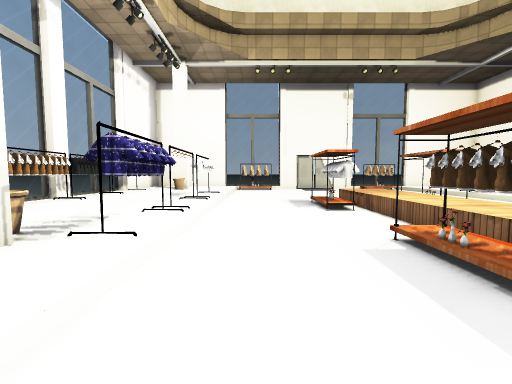
view 1 (above)

23 first-person views from a walk through a 3-D level made in the Unity game engine. The camera is 1.2 m above the floor, tilts 4° down and sees 90° across. The floor is counted in squares, 1 m on a side. Each view is taken from the middle of a square. On the plan, view 1 faces up. The plan holds only what a view shows up to about 12 squares ahead; the rest is blank. The place goes on beyond the plan. The player character is not drawn. Door leaves are left out, so doorways stand open. Some surface patterns are stand-ins.

view 2
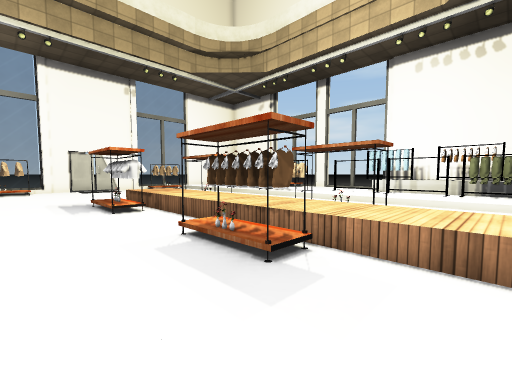

view 3
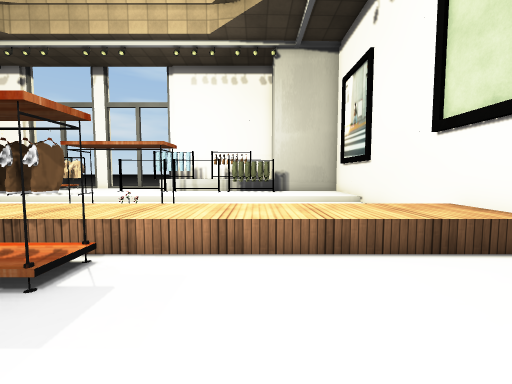

view 4
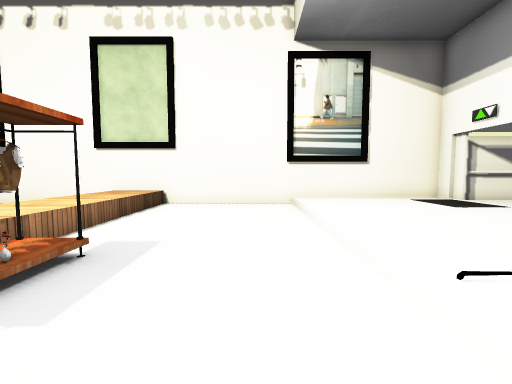

view 5
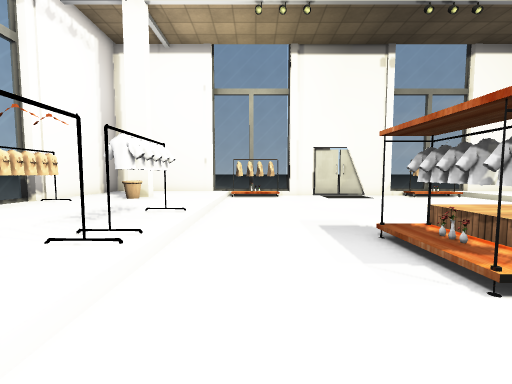

view 6
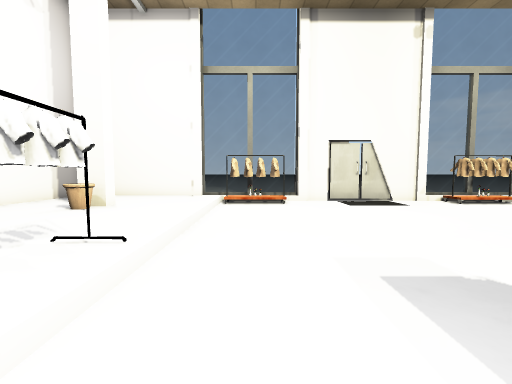

view 7
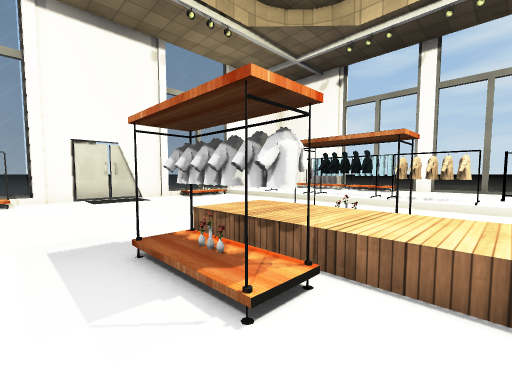

view 8
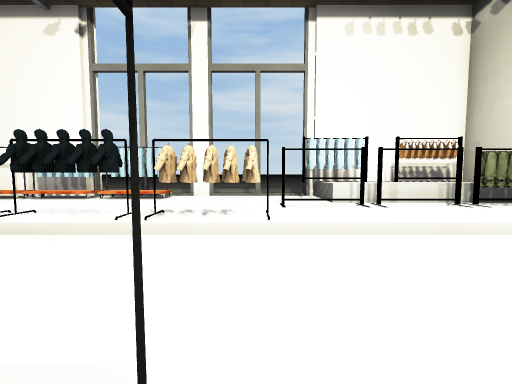

view 9
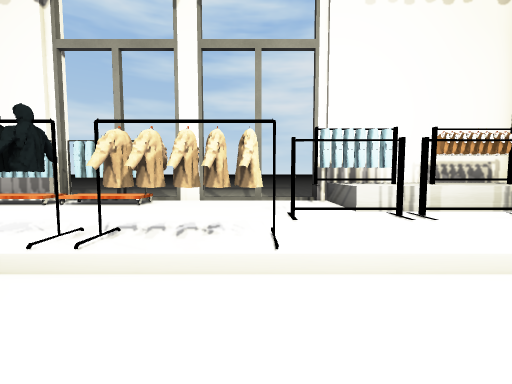

view 10
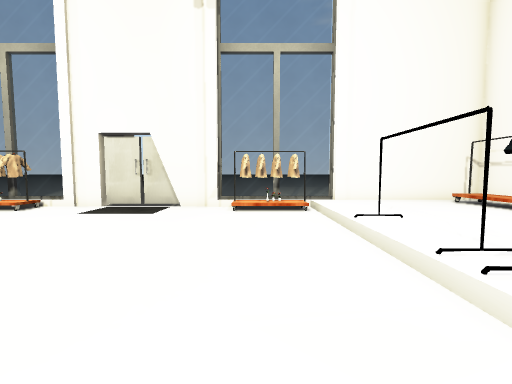

view 11
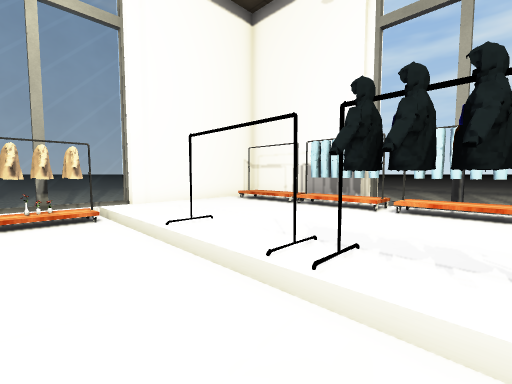

view 12
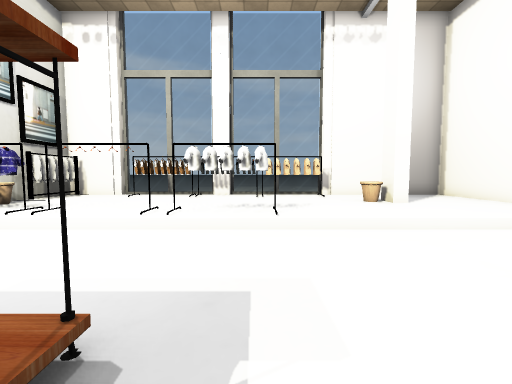

view 13
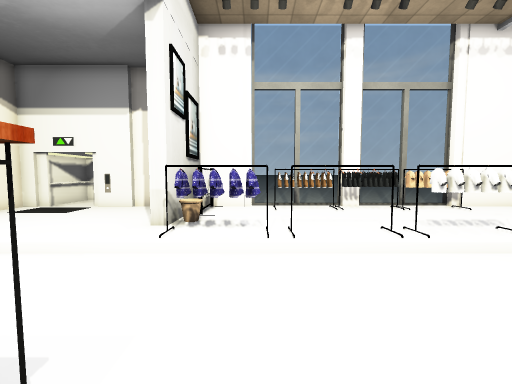

view 14
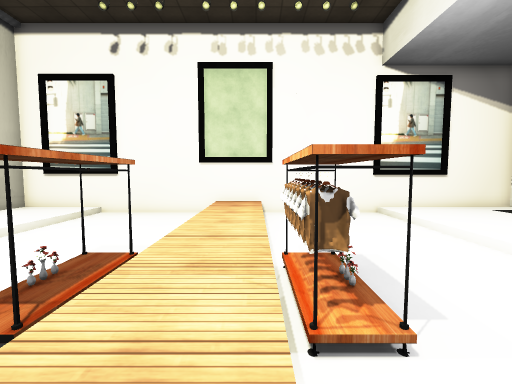

view 15
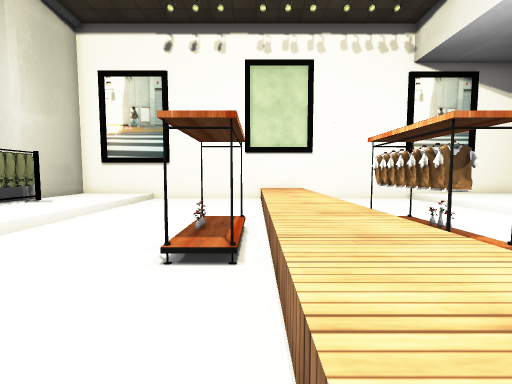

view 16
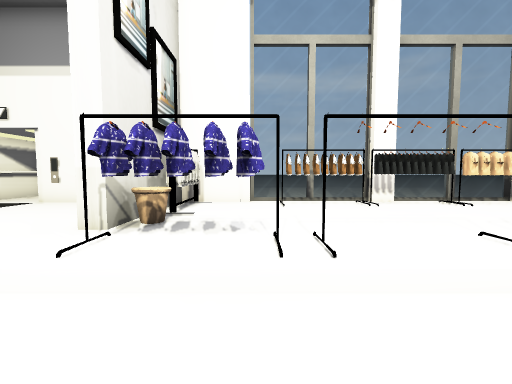

view 17
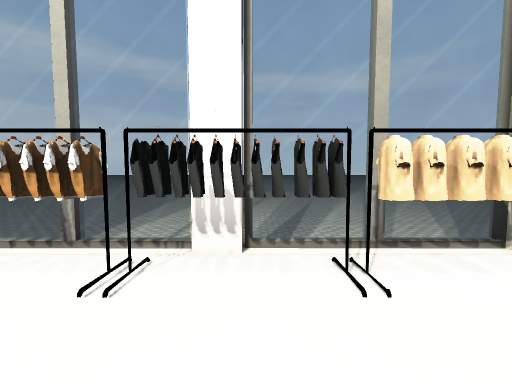

view 18
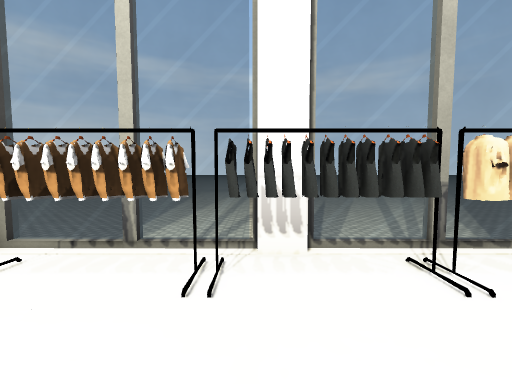

view 19
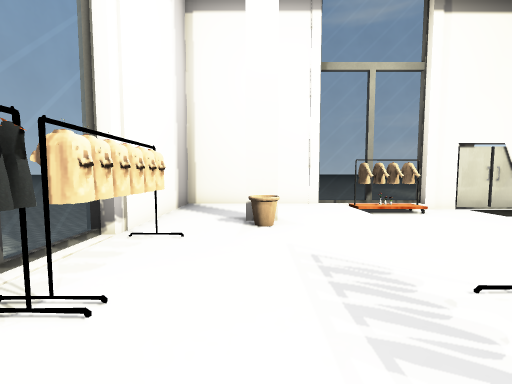

view 20
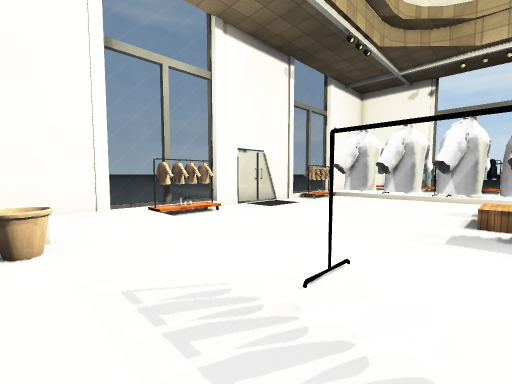

view 21
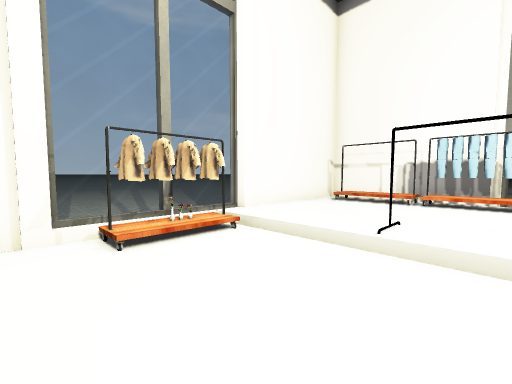

view 22
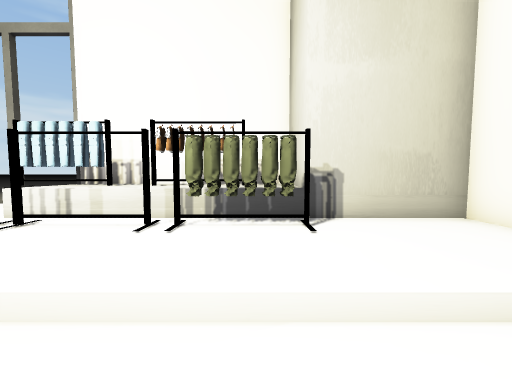

view 23
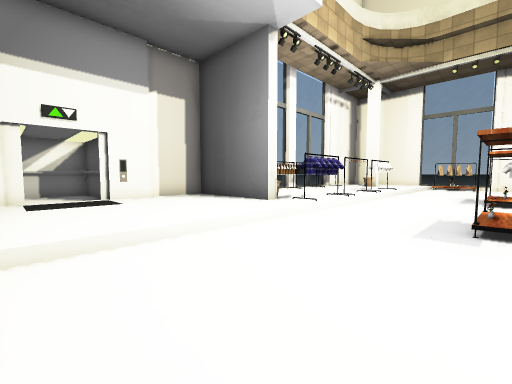

### Floor plan
Key: @ floor where view 1 was taken; # wall or solid block; x gap in a wall; . main floor; : floor 0.25 m higher than the main floor; + floor 0.5 m higher than the main floor; / step, stairs or slope; D open door; = window, fence, low wall or low ledge; ^ raised ledge; v drop or lower ground; P pot; A vase; O other object.
Columns run from 12 left of view 1 to 18 right of it. Each row starts with its distance up from view 1.
 21 v    #####=v=v##D D##v=v######
 20 v   #::::::OOO......#OO#:::::#
 19 vv  #::::::OOO.......OO/::::O#
 18 vv  #::::::............/::::O#
 17 vv  #::#:::............/::::O#
 16 v   #::P:::............/O:::O#
 15 v   #O:::::............/O:::O:x
 14 v   vO:::::............/O:::O:
 13 v   =O:::::............OO:::O:x
 12 v   vO:::OO............OO:::O:
 11 v   #O:::OO...OO/+.  ..OO:::::x
 10 v   #O::::O....O++OO...OO:::::x
  9 v   v:::::O....O/+OO...OO:::::
  8 v   =O::::O...../+/....OO:::::v
  7 v   v#::::O...../+/..../::O:::
  6 v   =::::OO...../+/..../::O:O:x
  5 v   #::::OO....O/+/..../::O^O^
  4 v   #OOOPOO....O/+/O.../::O^O^
  3 v   ######:....A/+.O.../::O^O^
  2 v   #::::::....O/+O..../::O^#^
  1     #::::::...../+/..../::O^O^
  0     #::::::.@.../+/..../::O^O^
 -1  ####::::::...../+/..../::O^^^
 -2  O  :::::::...../+/..../:::=
 -3  O  :::::::...../+/..../:::=
 -4  O###::::::...../+/..../:::=
 -5     ########################

Where each view was taken, in squares from view 1:
view 1: 0 up, 0 right, facing up
view 2: 0 up, 0 right, facing up-right
view 3: 0 up, 0 right, facing right
view 4: 6 up, 0 right, facing down
view 5: 6 up, 0 right, facing up
view 6: 9 up, 0 right, facing up
view 7: 7 up, 1 right, facing up-right
view 8: 8 up, 6 right, facing right
view 9: 8 up, 8 right, facing right
view 10: 11 up, 9 right, facing up
view 11: 12 up, 9 right, facing up-right
view 12: 12 up, 4 right, facing left
view 13: 6 up, 4 right, facing left
view 14: 7 up, 4 right, facing down
view 15: 8 up, 6 right, facing down
view 16: 6 up, 1 right, facing left
view 17: 11 up, 4 left, facing left
view 18: 10 up, 4 left, facing left
view 19: 10 up, 5 left, facing up
view 20: 11 up, 5 left, facing up-right
view 21: 15 up, 7 right, facing up-right
view 22: 0 up, 9 right, facing right
view 23: 4 down, 3 right, facing up-left
